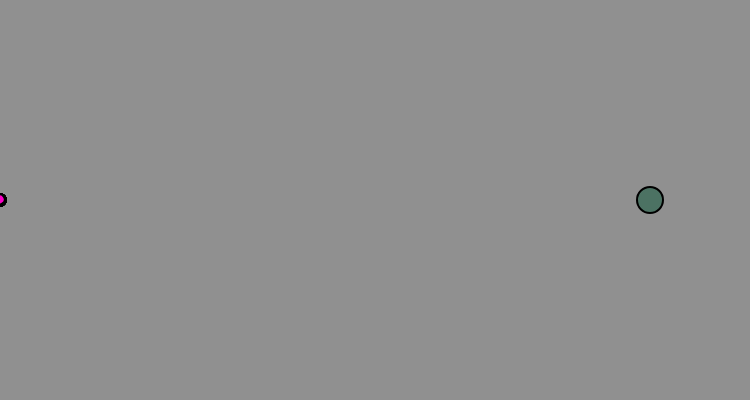
Frame 1 (no input)
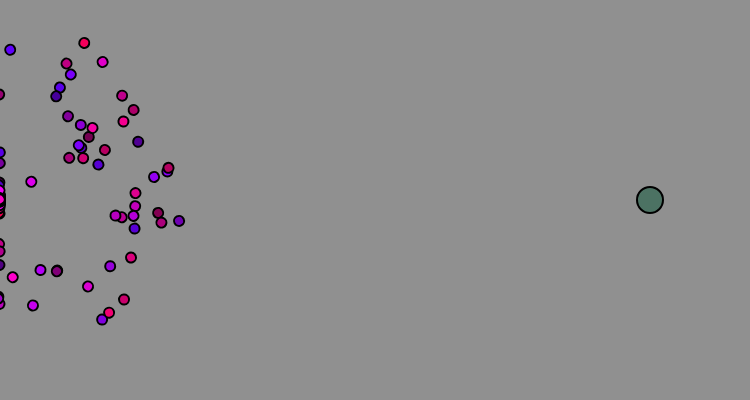
Frame 60 (no input)
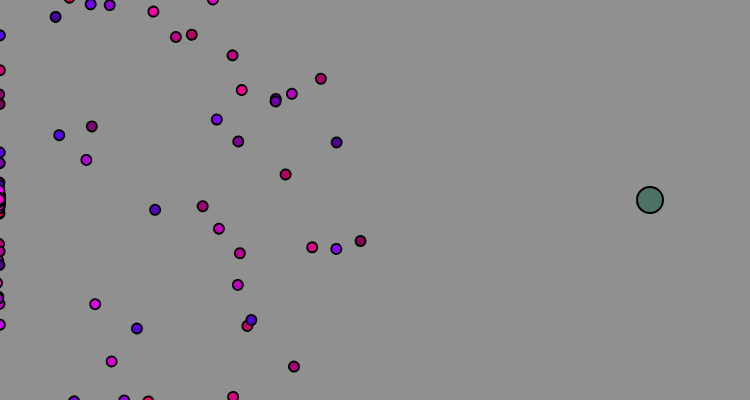
Frame 120 (the mouse pressed at the canvas centre since frame 60)

The p5.js sketch that drew these frames (run headless with seeded random() and noise() and a simulated clock; from frame 60 on, the mouse is pressed at the canvas centre):

// p5.js sketch
// ── sketch.js
var a1, a2;
var t;
var maxAge;
var ageP;

var timeToComplete;
var timeToCompleteMsg;
var lastComplete = 0;

var particleN;
var particleAge = 0;

var obsDict = []

var mx, my;
var offsetX, offsetY;
var obstacleOffsetX, obstacleOffsetY;

var mDragged = false;
var tDragged = false;
var rollover = false;


var gen = 1;
var mutrate = 0.008;


function setup() {
    
    createCanvas(750,400);

    t = createVector(width-100, height/2);
    tw = 26;

    spawnHTMLContent();
    respawn();
    
    a1.mousePressed(respawn)
    a2.mousePressed(respawn)
    
}

function spawnSliders() {
    
    particleSlider = createSlider(0, 1000, 200, 10);
    particleSlider.position(250, 482);

    ageSlider = createSlider(0, 1000, 300, 1);
    ageSlider.position(250, 514);    
    
    mutSlider = createSlider(0, 0.1, 0.011, 0.0001);
    mutSlider.position(250, 550);
    
}

function spawnHTMLContent() {
    
    particleP = createP();
    ageP = createP();
    mutP = createP();
    generationP = createP();
    timeToCompleteP = createP();
    
    spawnSliders();
    addApply();
    
}

function addApply() {
    
    a1 = createButton("Apply")
    a1.position(400, 482)

    a2 = createButton("Apply")
    a2.position(400, 515)
    
}

function respawn() {
    
    particleAge = 0;
    gen = 1;
    
    maxAge = ageSlider.value();
    particleN = particleSlider.value();
    
    timeToComplete = maxAge;
    
    particle = new InitializeParticle();
    ob = new Obstacle();
    
}


function draw() {
    
    maxAge = ageSlider.value();
    mutrate = mutSlider.value();
    
    background(144)
    
    if (mDragged) {
        push()
            strokeWeight(2)
            fill(255)
            rect(mx, my, mouseX-mx, mouseY-my)
        pop()
	}
    
    if (tDragged) {
        t.x = mouseX + offsetX;
        t.y = mouseY + offsetY;
        ellipse(t.x, t.y, tw);
    }
      
    if (mouseX > (t.x - tw/2) && mouseX < (t.x + tw/2) && mouseY > (t.y - tw/2) && mouseY < (t.y + tw/2)) {
        rollover = true;
    } else {
        rollover = false;
    }
    
    push()
        if (rollover) {
            fill(255)
        } else {
            fill(76, 114, 99)
        }
        strokeWeight(2)
        ellipse(t.x, t.y, tw)
    pop()
    
    particle.run();
    ob.refresh();
    
    if (timeToComplete== maxAge) {
        timeToCompleteMsg = "Not completed yet"
    } else {
        timeToCompleteMsg = timeToComplete;
    }
    
    particleP.html("Particles: " + particleN + " / " + particleSlider.value())
    ageP.html("Age: " + particleAge + " / " + maxAge)
    mutP.html("Chance of DNA mutation: " + ((mutrate/1)*100).toFixed(1) + "%")
    generationP.html("Generation: " + gen )
    timeToCompleteP.html("Fastest time to complete: " + timeToCompleteMsg)
    
    particleAge++
    
    if (particleAge == maxAge) {
        if (lastComplete > 10) {
            mutrate *= 2;
            lastComplete = 0;
        } 
        
        particle.analyze();
        particle.selection();
        
        particleAge = 0;
        completedCount = 0;
        
        lastComplete++;
        gen++;
    }
    
}

function mousePressed() {
  if (mouseX > (t.x - tw/2) && mouseX < (t.x + tw/2) && mouseY > (t.y - tw/2) && mouseY < (t.y + tw/2)) {
      tDragged = true;
      offsetX = t.x-mouseX;
      offsetY = t.y-mouseY;
  } else {
    mDragged = true;
    mx = mouseX;
    my = mouseY;
  }
    
}

 function mouseReleased() {
  if (tDragged) {
      tDragged = false;
  } else {
      obstacleOffsetX = mouseX;
      obstacleOffsetY = mouseY;
      mDragged = false;
      noFill()
      obsDict.push([mx,my,obstacleOffsetX, obstacleOffsetY])
  }
     
}
// ── dna.js
function DNA(child) {
    
    if (child) {
        this.genes = child;
    } else {
        this.genes = [];
        for (var i = 0; i < maxAge; i++) {
            this.v = p5.Vector.random2D()
            this.genes[i] = this.v.setMag(0.7)
        }
    }
    
    this.crossover = function(parent) {
        var child = [];
        var midpoint = random(this.genes.length);
        
        for (var i = 0; i < this.genes.length; i++) {
            if (i < midpoint) {
                child[i] = this.genes[i];
            } else {
                child[i] = parent.genes[i];
            }
        }
        return new DNA(child)
        
    }
    
    this.mutate = function() {
        for (var i = 0; i < this.genes.length; i++)
            if (random(1) <  mutrate ) {
                this.genes[i] = p5.Vector.random2D();
                this.genes[i].setMag(0.7);          
        }
    }
    
}
// ── obstacle.js
function Obstacle() {
    
    this.refresh = function() {
        for (var i = 0; i < obsDict.length; i++) {
        push()
            strokeWeight(2)
            fill(255)
            rect(obsDict[i][0], obsDict[i][1], (obsDict[i][2]-obsDict[i][0]), (obsDict[i][3]-obsDict[i][1]))
        pop()
        }
    }
    
}
// ── particle.js
var obsx;
var obsy;
var obsOffsetX;
var obsOffsetY;

function Particle(dna) {
    
    this.loc = createVector(0, height/2)
    this.vel = createVector();
    this.acc = createVector();
    
    this.width = 10;
    
    this.randColR = random(70,255);
    this.randColB = random(70, 255);
    
    this.completed = false;
    this.crashes = false;
    
    this.tte = 1 / maxAge;
    this.timedone = 1 / maxAge; 
    
    if (dna) {
        this.dna = dna;
    } else {
        this.dna = new DNA();
    }
    
    this.fitness = 0;
    
    this.addForce = function() {
        this.acc.add(this.dna.genes[particleAge])
    }
    
    this.getF = function() {
        var d = dist(this.loc.x, this.loc.y, t.x, t.y)
        this.fitness = 1 / d;
        
        if (this.completed) {
            this.fitness *= 10;
        } else if (this.crashes && (d > 50))  {
            this.fitness /= 10;
        } else if (this.crashes && (d < 50))  {
            this.fitness /= 5;
        } 
    }
    
    this.refresh = function() {
        if (dist(this.loc.x, this.loc.y, t.x, t.y) < ((tw/2) + this.width/2)) { 
            this.completed = true;
            lastComplete = 0;
            this.tte = 1 / particleAge;
            if (this.tte > this.timedone) {
                this.timedone = this.tte
            }
        }
        
        if (this.loc.x < 0 || this.loc.x > width || this.loc.y < 0 || this.loc.y > height) {
                this.crashes = true;
            }
        
        for (var i = 0; i < obsDict.length; i++ ) {
            if (obsDict[i][0] < obsDict[i][2]) {
                obsx = obsDict[i][0]
                obsOffsetX = obsDict[i][2]
            } else {
                obsx = obsDict[i][2]
                obsOffsetX = obsDict[i][0]
            }
            
            if (obsDict[i][1] < obsDict[i][3]) {
                obsy = obsDict[i][1]
                obsOffsetY = obsDict[i][3]
            } else {
                obsy = obsDict[i][3]
                obsOffsetY = obsDict[i][1]
            }
            
            if (this.loc.x >= (obsx-(this.width/2)) && this.loc.x <= (obsx+(obsOffsetX-obsx) + (this.width/2))) {
                if (this.loc.y >= (obsy-(this.width/2)) && this.loc.y <= (obsy+(obsOffsetY-obsy) + (this.width/2))) {
                    this.crashes = true; 
                }
            }   
        }
        
          
        if (!this.completed && !this.crashes) {

            this.addForce()
            this.vel.add(this.acc);
            this.loc.add(this.vel);
            this.acc.mult(0);
            this.vel.limit(4);
            
        }
    }
    
    this.show = function() {
        push()
            translate(this.loc.x, this.loc.y)
            rectMode(CENTER)
            rotate(this.vel.heading());
            strokeWeight(2);
            fill(this.randColR, 0, this.randColB)
            ellipse(0, 0, this.width)
        pop()
    }
}
// ── particles.js
function InitializeParticle() {
    this.particles = [];
    this.candidates = [];
    
    for (var i = 0; i < particleN; i++) {
        this.particles[i] = new Particle();
    }

    this.run = function() {
        for (var i = 0; i < particleN; i++) {
            this.particles[i].refresh();
            this.particles[i].show();
        }
    }
    
    this.analyze = function() {
        var bestfit = 0;
        var mintime = 0; 
        
        for (var i = 0; i < particleN; i++) {
            this.particles[i].getF();
            
            if (this.particles[i].fitness > bestfit) {
                bestfit = this.particles[i].fitness;
            }
            
            if (this.particles[i].timedone > mintime) {
                mintime = this.particles[i].timedone;
            }
        }

        for (var i = 0; i < particleN; i++) {
            this.particles[i].fitness /= bestfit;
        }
            
        this.candidates = [];
        
        for (var i = 0; i < particleN; i++) {
            var n = this.particles[i].fitness * 100;
            if (this.particles[i].timedone == mintime) {
                n *= 2;
            }
            for (var j = 0; j < n; j++) {
                this.candidates.push(this.particles[i])
            }    
        }
        
        if (floor(1/mintime) < timeToComplete) {
            timeToComplete = floor(1/mintime);
        }
    }
    
    this.selection = function() {
        
        var nextCandidates = [];
        
        for (var i = 0; i < particleN; i++) {
            var parentA = random(this.candidates).dna;
            var parentB = random(this.candidates).dna;
            
            while (parentA == parentB) {
                parentB = random(this.candidates).dna;
            }
            var child = parentA.crossover(parentB)
            child.mutate();
            nextCandidates[i] = new Particle(child)
        }
        
        this.particles = nextCandidates;
    }
}
